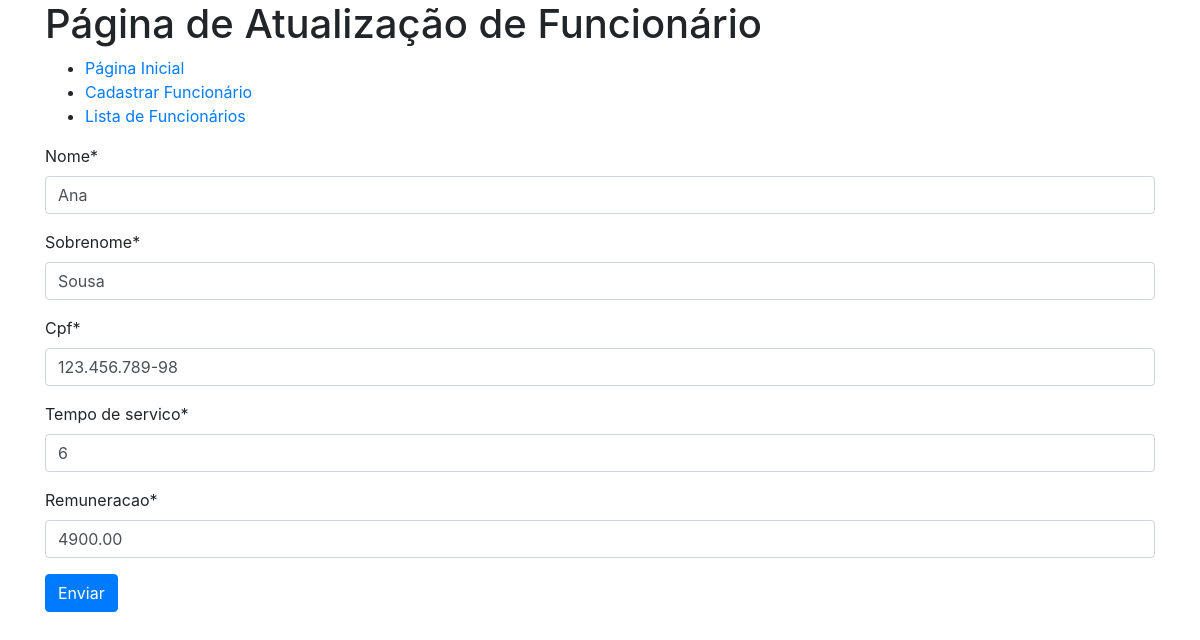
Page /funcionario/2 on the earlier database version.
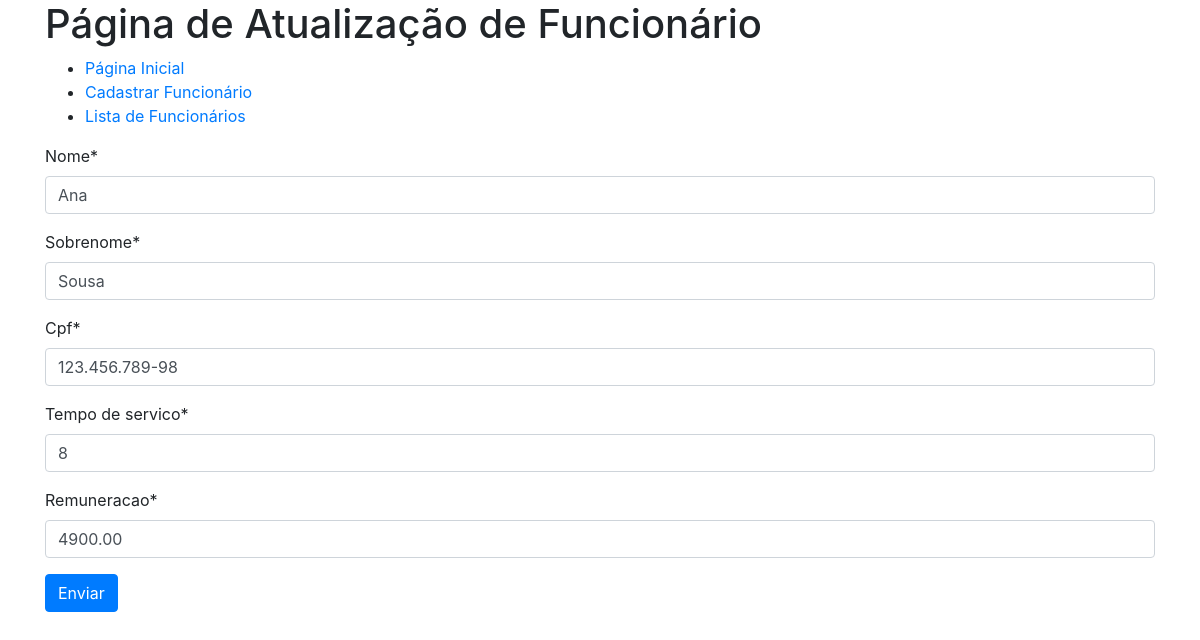
Same page on the later database version.
### helloworld/models.py (models this page shows)
class Funcionario(models.Model):
    nome = models.CharField(
        max_length=255,
        null=False,
        blank=False
    )
    sobrenome = models.CharField(
        max_length=255,
        null=False,
        blank=False
    )
    cpf = models.CharField(
        max_length=14,
        null=False,
        blank=False
    )
    tempo_de_servico = models.IntegerField(
        default=0,
        null=False,
        blank=False
    )
    remuneracao = models.DecimalField(
        max_digits=8,
        decimal_places=2,
        null=False,
        blank=False
    )
    objetos = models.Manager()

### website/views.py (the view)
# urls.py: path('funcionario/<pk>', FuncionarioUpdateView.as_view(),name="atualiza_funcionario"),
class FuncionarioUpdateView(UpdateView):
    template_name="website/atualiza.html"
    model = Funcionario
    fields = '__all__'
    context_object_name = 'funcionario'
    success_url = reverse_lazy("website:lista_funcionarios")
    def get_object(self,queryset=None):
        funcionario = None
        pk = self.kwargs.get(self.pk_url_kwarg)
        slug = self.kwargs.get(self.slug_url_kwarg)
        if pk is not None:
            funcionario = Funcionario.objetos.filter(pk=pk).first()
        elif slug is not None:
            campo_slug = self.get_slug_field()
            funcionario = Funcionario.objetos.filter(**{campo_slug:slug}).first()
        return funcionario

### website/templates/website/atualiza.html (shortened to what this page needs)
<!DOCTYPE html>
{% load crispy_forms_tags %}
<html lang="en">
<head>
    <link rel="stylesheet" href="https://stackpath.bootstrapcdn.com/bootstrap/4.1.3/css/bootstrap.min.css">
</head>
<body>
    <header class="container">
        <h1>Página de Atualização de Funcionário</h1>
        <ul>
            <li><a href="{% url 'website:index' %}">Página Inicial</a></li>
            <li><a href="{% url 'website:cadastra_funcionario' %}">Cadastrar Funcionário</a></li>
            <li><a href="{% url 'website:lista_funcionarios' %}">Lista de Funcionários</a></li>
        </ul>
    </header>
    <main class="container">
        <form method="post">
            {{ form|crispy}}
            <button class="btn btn-primary">Enviar</button>
        </form>
    </main>
</body>
</html>

Differences in the rows shown:
changed Funcionario "Ana": tempo_de_servico "6" → "8"
